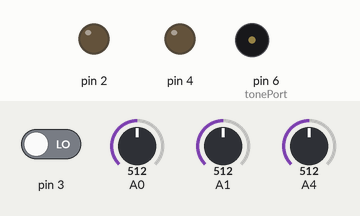
Simulated run of this sketch. Board: Arduino Uno, built with avr-gcc and run on an emulated ATmega328P. Parts: output pins drawn as LEDs (lit = HIGH), buzzer (waves = sounding). Inputs (shaded band) come from the test bench; at power-on: A0 = 512, pin 3 LOW, A1 = 512, A4 = 512. Random numbers use the default seed unless the sketch sets one.

Above: at 6.8 s.
6.9 s: A0 set to 410
11.9 s: A0 set to 393
16.9 s: A0 set to 716
At 19.5 s:
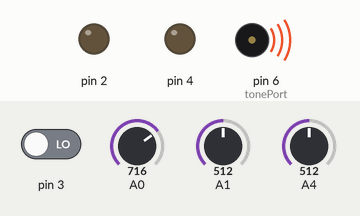
22.9 s: A0 set to 306
Timing chart, 0 to 25.9 s (numbered marks = the images above; inputs shaded):
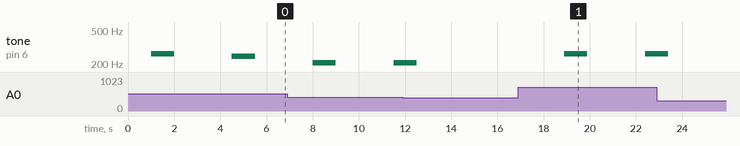

Measured:
- after the input at 16.9 s, tone on pin 6 (tonePort): silent → 262 Hz after 2.0 s, → silent 1.0 s later, → 262 Hz 2.5 s later

The sketch:

Twisted_Simon_Says.ino
```cpp
#include "Twisted_Simon_pitches.h"

#define ARRAY_SIZE(a) (sizeof(a) / sizeof(a[0]))
#define MAX_PATTERN 20
#define INITIAL_DELAY 1000

/*
 * IO: If all inputs are digital then this is sufficient. The format is
 * { inputPort, outputPort, activeTone, threshold }. The output pins should be digital,
 * the input pins can be analog or digital. Analog pins should be written as A#.
 * The activeTone values can be found in the pitches.h file. threshold should be the value
 * you want the sensor to be below to activate the LED. It will be 0 for digital inputs.
 */
int P1[] = {
  A4, 2, NOTE_C4, 400};
int P2[] = {
  3, 3, NOTE_G3, 0};
int P3[] = {
  A1, 4, NOTE_GS3, 200};
int P4[] = {
  A0, 5, NOTE_B3, 400};

int* IOports[] = {
  P1, P2, P3, P4};

// port that outputs tone. Must be PWM capable
int tonePort = 6;

/*
 * PROGRAM STATE
 * These globals variables remember where we are in a pattern and if
 * we are reading or writing the pattern.
 */
enum {
  INIT_PATTERN,
  SHOW_PATTERN,
  READ_PATTERN
};

int state = INIT_PATTERN;
int pattern[MAX_PATTERN];
int patternLength = 0;
int patternIndex = 0;
int patternDelay = INITIAL_DELAY;

/*
 * Read from a virtual port. This function should be extended with
 * conditional logic if the physical port that backs the virtual
 * port isn't a simple digital IO pin
 */
int readPort(int n) {
  if(!IOports[n][3])
    return !digitalRead(IOports[n][0]);
  else {
    //Serial.println(analogRead(IOports[n][0]));
    return (analogRead(IOports[n][0]) < IOports[n][3]);
  }
}

/*
 * Output the tone associated with a virtual port
 */
void writeTone(int n) {
  tone(tonePort, IOports[n][2]);
}

/*
 * Enable=1, Disable=0 a virtual port. Also outputs
 * the tone associated with that port
 */
void writePort(int n, int v) {
  /* The reference design will short to ground if we ever write 1 to
   * disable the light while the switch is depressed. Instead we put
   * the pin in high impedance (input) if OFF is requested
   */
  if(v) {
    pinMode(IOports[n][1], OUTPUT);
    digitalWrite(IOports[n][1], 0);
    writeTone(n);
  }
  else {
    pinMode(IOports[n][1], INPUT);
  }
}

/*
 * Read the unique input available from any of the virtual ports.
 * Returns -1 if no input or if the input is not unique.
 */
int uniqueRead() {
  int didRead = -1;
  int isUnique = 0;
  for(int i = 0; i < ARRAY_SIZE(IOports); i++) {
    if(readPort(i)) {
      if(didRead == -1) {
        didRead = i;
        isUnique = 1;
      }
      else {
        isUnique = 0;
      }
    }
  }
  if(didRead != -1 && isUnique) {
    return didRead;
  }
  else {
    return -1;
  }
}

/*
 * Enable only the given virtual port. All others are disabled.
 */
void uniqueWrite(int n) {
  for(int i = 0; i < ARRAY_SIZE(IOports); i++) {
    writePort(i, i == n);
  }
}

/*
 * Disable all virtual ports and stop the tone.
 */
void clearOutput() {
  uniqueWrite(-1);
  noTone(tonePort);
}

/*
 * Prepare all virtual ports for writing.
 */
void prepareWrite() {
  for(int i = 0; i < ARRAY_SIZE(IOports); i++) {
    pinMode(IOports[i][0], INPUT);
    pinMode(IOports[i][1], OUTPUT);
  }
}

/*
 * Prepare all virtual ports for reading.
 */
void prepareRead() {
  for(int i = 0; i < ARRAY_SIZE(IOports); i++) {
    pinMode(IOports[i][0], INPUT);
    pinMode(IOports[i][1], INPUT);
  }
}

void setup() {
  // put your setup code here, to run once:
  //Serial.begin(9600);
  randomSeed(analogRead(5));
}

/*
void debugPrint() {
 Serial.print(uniqueRead());
 Serial.print(" ");

 for(int i = 0; i < ARRAY_SIZE(IOports); i++) {
 Serial.print(readPort(i));
 Serial.print(" ");
 }

 Serial.println(state);
 }
 */

void loop() {
  //debugPrint();
  if(state == INIT_PATTERN) {
    // create the next pattern. advance the length or the speed to
    // make this pattern more challenging than the previous pattern
    if(patternLength > MAX_PATTERN) {
      patternLength = 1;
      patternDelay = patternDelay/2;
    }

    pattern[patternLength] = random(ARRAY_SIZE(IOports));

    patternLength = patternLength + 1;
    patternIndex = 0;
    prepareWrite();
    clearOutput();
    state = SHOW_PATTERN;
    delay(1000);
  }
  else if(state == SHOW_PATTERN) {
    // display the currently active pattern. If we've displayed it
    // completely then advance to the read state
    if(patternIndex >= patternLength) {
      // clear display and audio
      clearOutput();

      patternIndex = 0;
      state = READ_PATTERN;
    }
    else {
      uniqueWrite(pattern[patternIndex]);
      delay(patternDelay);

      clearOutput();
      delay(patternDelay / 2);
      patternIndex++;
    }
  }
  else if(state == READ_PATTERN) {
    // read the currently active pattern. when the input matches the
    // current token in the pattern we display it and then advance
    // to the next token. When complete, move to INIT_PATTERN state
    // if fail reset...
    if(patternIndex == patternLength) {
      state = INIT_PATTERN;
      clearOutput();
    }
    else {
      prepareRead();
      int unique = uniqueRead();
      if(unique == -1) {
        clearOutput();
      }
      else {
        prepareWrite();
        uniqueWrite(unique);
        if(unique == pattern[patternIndex]) {
          delay(patternDelay);
          patternIndex++;
        }
        else{ //wrong LED!
          writeTone(4);

          for(int n = 0; n < ARRAY_SIZE(IOports); n++){
            pinMode(IOports[n][1], OUTPUT);
            digitalWrite(IOports[n][1], 0);
          }

          delay(patternDelay);
          state = INIT_PATTERN;
          patternDelay = INITIAL_DELAY;
          patternLength = 0;
        }
      }
    }
  }
  else {
    // reset
    patternLength = 0;
    patternDelay = INITIAL_DELAY;
    state = INIT_PATTERN;
  }
}
```

Twisted_Simon_pitches.h
```cpp
/*************************************************
 * Public Constants
 *************************************************/

#define NOTE_B0  31
#define NOTE_C1  33
#define NOTE_CS1 35
#define NOTE_D1  37
#define NOTE_DS1 39
#define NOTE_E1  41
#define NOTE_F1  44
#define NOTE_FS1 46
#define NOTE_G1  49
#define NOTE_GS1 52
#define NOTE_A1  55
#define NOTE_AS1 58
#define NOTE_B1  62
#define NOTE_C2  65
#define NOTE_CS2 69
#define NOTE_D2  73
#define NOTE_DS2 78
#define NOTE_E2  82
#define NOTE_F2  87
#define NOTE_FS2 93
#define NOTE_G2  98
#define NOTE_GS2 104
#define NOTE_A2  110
#define NOTE_AS2 117
#define NOTE_B2  123
#define NOTE_C3  131
#define NOTE_CS3 139
#define NOTE_D3  147
#define NOTE_DS3 156
#define NOTE_E3  165
#define NOTE_F3  175
#define NOTE_FS3 185
#define NOTE_G3  196
#define NOTE_GS3 208
#define NOTE_A3  220
#define NOTE_AS3 233
#define NOTE_B3  247
#define NOTE_C4  262
#define NOTE_CS4 277
#define NOTE_D4  294
#define NOTE_DS4 311
#define NOTE_E4  330
#define NOTE_F4  349
#define NOTE_FS4 370
#define NOTE_G4  392
#define NOTE_GS4 415
#define NOTE_A4  440
#define NOTE_AS4 466
#define NOTE_B4  494
#define NOTE_C5  523
#define NOTE_CS5 554
#define NOTE_D5  587
#define NOTE_DS5 622
#define NOTE_E5  659
#define NOTE_F5  698
#define NOTE_FS5 740
#define NOTE_G5  784
#define NOTE_GS5 831
#define NOTE_A5  880
#define NOTE_AS5 932
#define NOTE_B5  988
#define NOTE_C6  1047
#define NOTE_CS6 1109
#define NOTE_D6  1175
#define NOTE_DS6 1245
#define NOTE_E6  1319
#define NOTE_F6  1397
#define NOTE_FS6 1480
#define NOTE_G6  1568
#define NOTE_GS6 1661
#define NOTE_A6  1760
#define NOTE_AS6 1865
#define NOTE_B6  1976
#define NOTE_C7  2093
#define NOTE_CS7 2217
#define NOTE_D7  2349
#define NOTE_DS7 2489
#define NOTE_E7  2637
#define NOTE_F7  2794
#define NOTE_FS7 2960
#define NOTE_G7  3136
#define NOTE_GS7 3322
#define NOTE_A7  3520
#define NOTE_AS7 3729
#define NOTE_B7  3951
#define NOTE_C8  4186
#define NOTE_CS8 4435
#define NOTE_D8  4699
#define NOTE_DS8 4978
```
